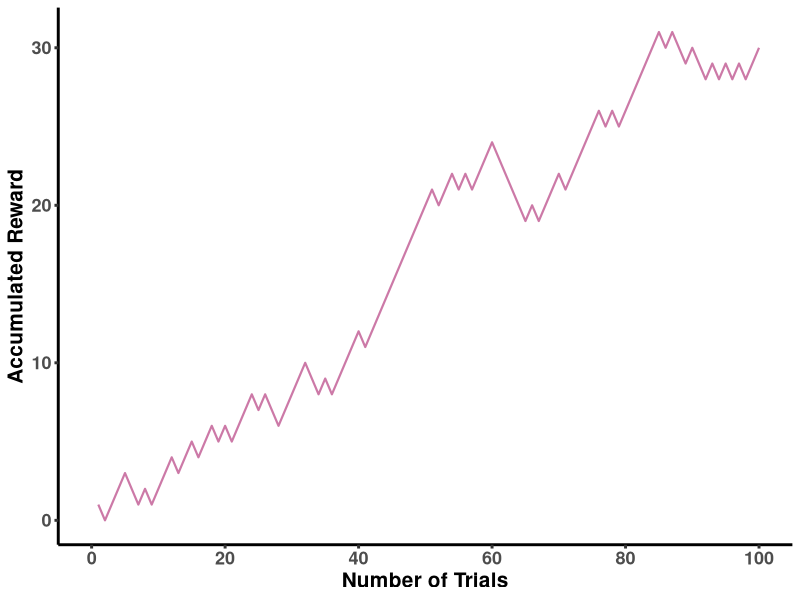
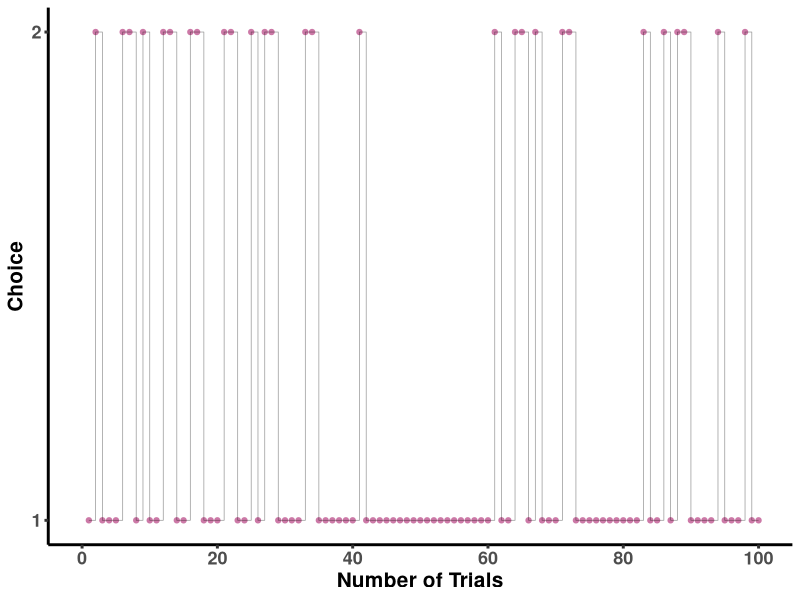
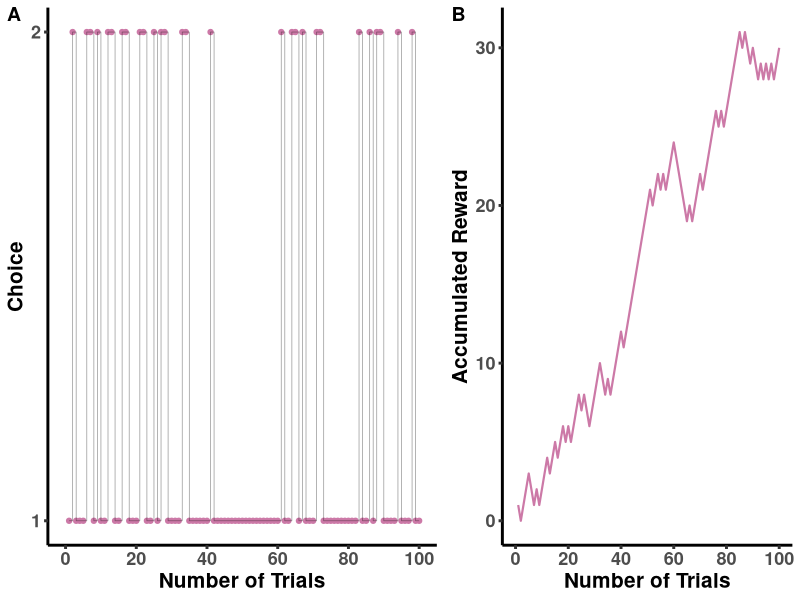

These figures' R source, in order: (Note: this script raises an error after producing the figures.)
## clear the console and memory
rm(list = ls())
graphics.off()
cat("\014")

##
library(ggplot2)
library(ggpubr)

## the theme for plotting 
pic_theme <- theme(axis.title = element_text(face="bold", size = 15),
                   axis.text = element_text(face="bold", size = 13),
                   legend.title = element_text(face="bold", size = 15),
                   legend.text = element_text(face="bold", size = 15),
                   panel.background = element_blank(),
                   axis.line = element_line(colour = "black", size = 1),
                   axis.ticks = element_line(size = 1),
                   panel.grid.major.y = element_blank(),
                   panel.grid.minor.y = element_blank(),
                   panel.grid.major.x = element_blank(),
                   panel.grid.minor.x = element_blank(),
                   text = element_text(family = "sans"),
                   legend.position = c(0.10, 0.93))


#define a softmax function which we use to calculate probability
softmax<-function(v){
  i=length(v)
  p<-rep(0,i)
  for(d in 1:i){
    p[d]=exp(v[d])/sum(exp(v))
  }
  return(p)
}
#define a reproduciable ramdom seed
set.seed(2020)
ntrials=100
p_reward1=c(0.8,0.2)
p_reward2=c(0.2,0.8)
p_reward=rbind(p_reward1,p_reward2)
p_reward=as.data.frame(p_reward)
choice=rep(0,ntrials)
accumulated_reward1=rep(0,ntrials)
v=c(0,0)
v_list=matrix(rep(0,200),ncol=2,nro=100)
lr=0.1
for(t in 1:ntrials){
  v_list[t,]=v
  p_choose=softmax(v)
  choice[t]=sample(c(1,2), size = 1, replace = T, prob = p_choose)
  tmp_reward=sample(c(1,-1), size = 1, replace = T, prob = p_reward[choice[t],])
  if(t==1){
    accumulated_reward1[t]=tmp_reward
  }else{
  accumulated_reward1[t]=tmp_reward+accumulated_reward1[t-1]
  }
  v[choice[t]]=v[choice[t]]+lr*(tmp_reward-v[choice[t]])
}
choice=as.data.frame(choice)
accumulated_reward1=as.data.frame(accumulated_reward1)

## plotting 1
pic_choice_trials1 <-
  ggplot(data = choice, aes(x = c(1: ntrials), y = choice)) +
  geom_point(colour = "#CC79A7", size = 1.5, alpha = 1) +
  geom_step(size = 0.25, alpha = 0.4, linetype = 1) +
  scale_x_continuous(limits = c(0, 100), breaks = seq(0, 100, by = 20)) +
  scale_y_continuous(limits = c(1, 2), breaks = c(1, 2)) +
  labs(x = "Number of Trials", y = "Choice") +
  pic_theme

pic_accre_trials1 <- 
  ggplot(data = accumulated_reward1, aes(x = c(1: ntrials), y = accumulated_reward1)) + 
  geom_line(size = 0.75, linetype = 1, colour = "#CC79A7") +
  scale_x_continuous(limits = c(0, 100), breaks = seq(0, 100, by = 20)) +
  labs(x = "Number of Trials", y = "Accumulated Reward") +
  pic_theme

RW_sim1 <- ggarrange(pic_choice_trials1, pic_accre_trials1, ncol = 2, nrow = 1, labels = c("A", "B"),
                             widths = c(1.25, 1), heights = 1)

ggsave(filename = "./pic/RW_sim1.png", plot = RW_sim1, 
       width = 11, height = 5.5)

##
v_list1<-data.frame(v_list[,1],rep(1,100))
colnames(v_list1)<-c('value','choice')
v_list2<-data.frame(v_list[,2],rep(2,100))
colnames(v_list2)<-c('value','choice')
v_list<-rbind(v_list1,v_list2)
v_list$choice<-as.factor(v_list$choice)
v_list<-data.frame(v_list,rep(c(1:100),2))
colnames(v_list)[3]=c('trial')
v_plot <- 
  ggplot(v_list, aes(x = trial, y = value, colour = choice)) + 
  geom_line(size = 1) +
  labs(x = "Number of Trials", y = "Value", colour = "Choice") +
  scale_colour_manual(values = c("#f1a340", "#998ec3"), breaks = c(1, 2)) +
  geom_hline(yintercept = p_reward1[1] - p_reward1[2], size = 0.75, colour = "#f1a340", alpha = 0.5) + 
  geom_hline(yintercept = p_reward2[1] - p_reward2[2], size = 0.75, colour = "#998ec3", alpha = 0.5) +
  scale_x_continuous(limits = c(0, 100), breaks = seq(0, 100, by = 20)) +
  pic_theme

ggsave(filename = "./pic/RW_v_plot.png", plot = v_plot, 
       width = 9, height = 5.5)
